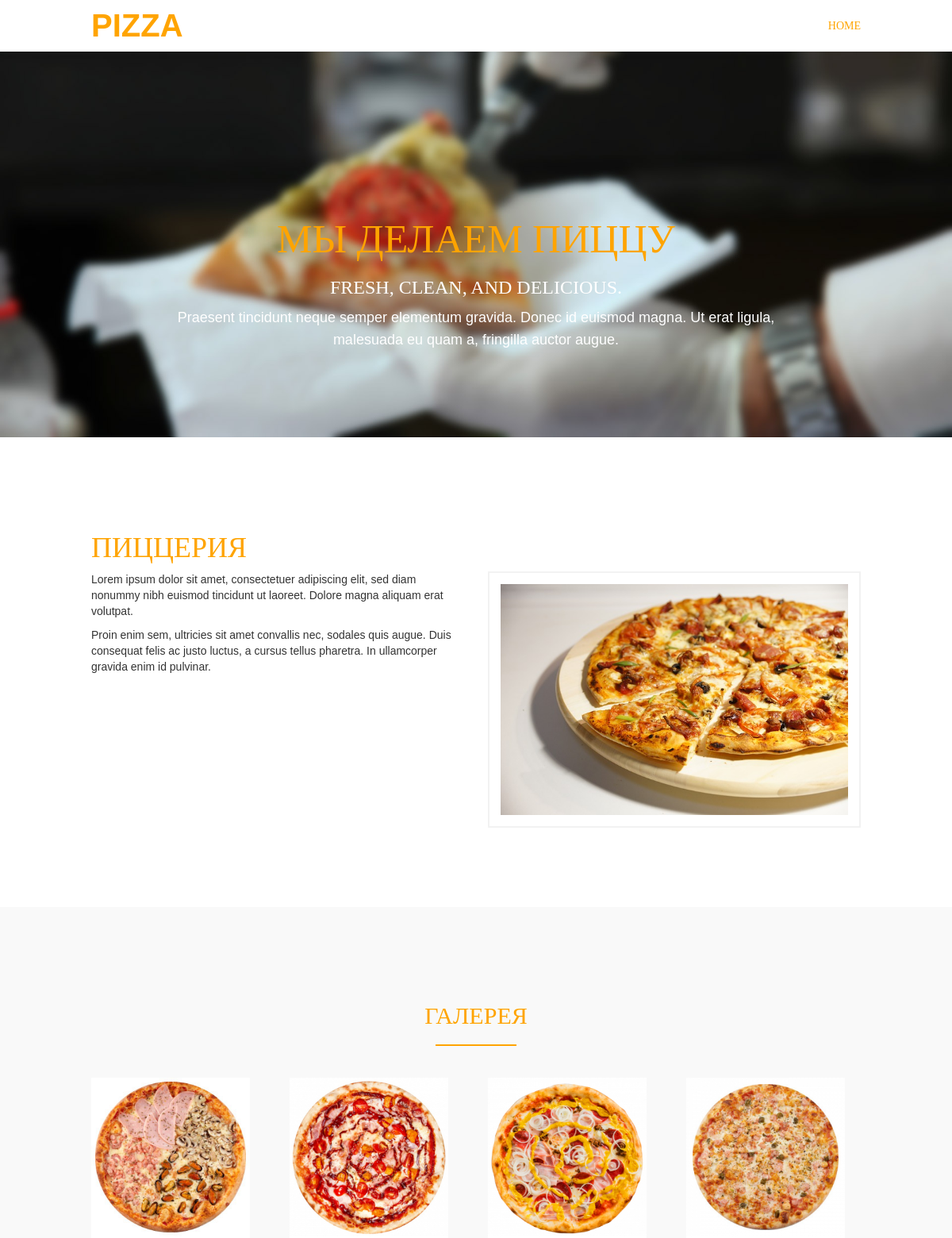
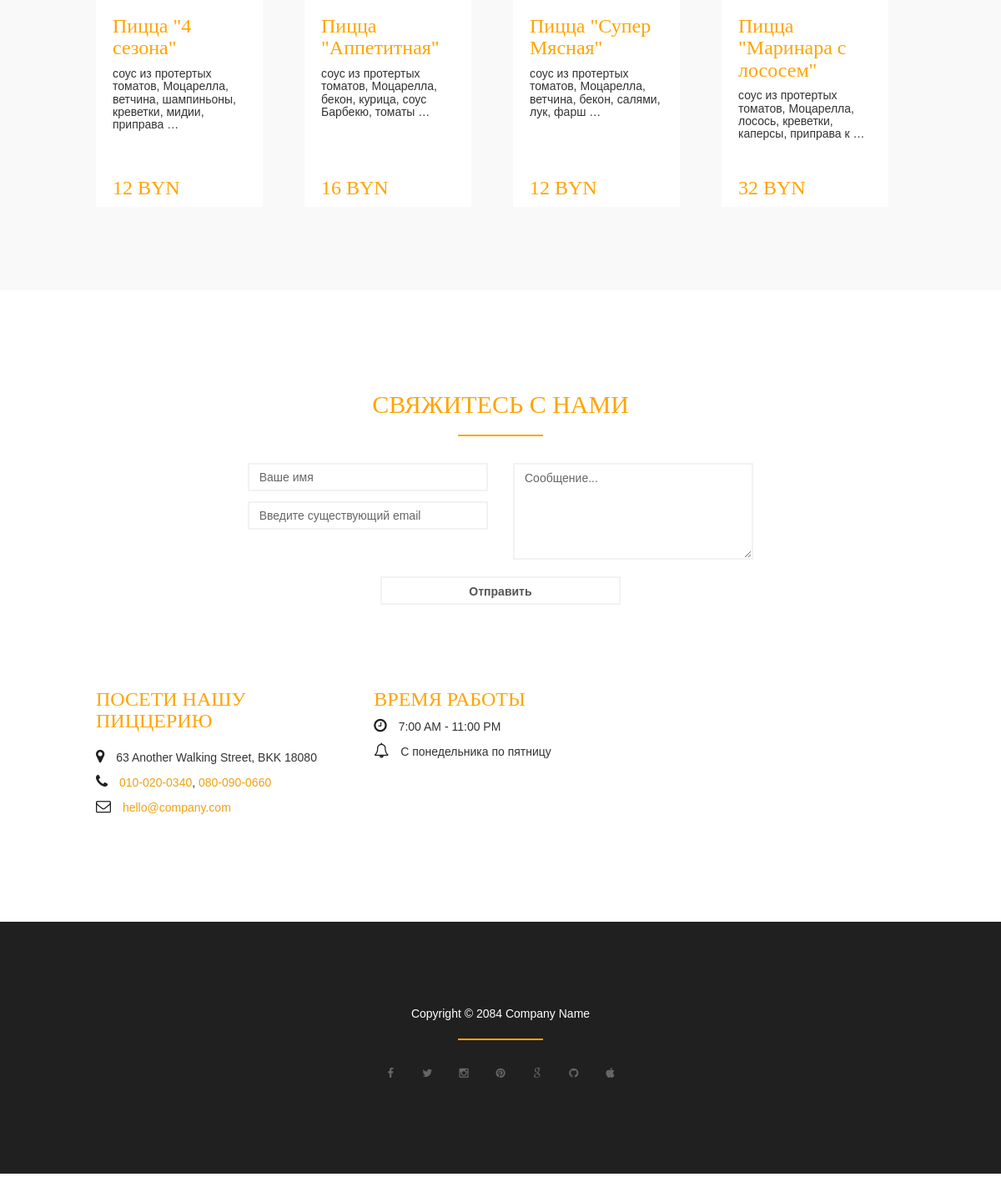
The page / on the database its author committed (2 pictures, top to bottom).
### gallery/models.py (models this page shows, shortened)
class Pizza(models.Model):
    slug = models.SlugField(max_length=255, verbose_name='url', unique=True)
    title = models.CharField(max_length=250)
    description = models.TextField()
    price = models.IntegerField()
    image = models.ImageField(upload_to='pizza/photos/%Y/%m/%d/', verbose_name='Фото', blank=True)
    def get_absolute_url(self):
        return reverse('details', kwargs={"slug": self.slug})  # построение ссылки

### gallery/views.py (the view, shortened to what this page needs)
# urls.py: path('', views.MenuView.as_view(), name='index'),
class MenuView(FormMixin, ListView):
    template_name = 'index.html'
    model = Pizza
    context_object_name = 'all_pizza'
    paginate_by = 4
    form_class = ContactForm

### gallery/forms.py
class ContactForm(forms.Form):
    user_name = forms.CharField(label='Имя',
                                widget=forms.TextInput(attrs={'class': 'form-control', "placeholder": "Ваше имя"}))
    email = forms.EmailField(widget=forms.EmailInput(
        attrs={
            "class": "form-control",
            "placeholder": "Введите существующий email"
        }))
    content = forms.CharField(label='Текст', widget=forms.Textarea(
        attrs={'class': 'form-control', "rows": 5, "placeholder": "Сообщение..."}))

### gallery/templates/index.html (shortened to what this page needs)
{% extends 'base.html' %}
{% load static %}
{% block content %}
<body id="home" data-spy="scroll" data-target=".navbar-collapse">
<div class="flexslider">
    <ul class="slides">
        <li>
            <img src="{% static 'images/slider-img1.jpg' %}" alt="Pizza Image 1">
            <div class="flex-caption">
                <h2 class="slider-title">Мы делаем пиццу</h2>
                <h3 class="slider-subtitle">Fresh, clean, and delicious.</h3>
                <p class="slider-description">Praesent tincidunt neque semper elementum gravida. Donec id euismod magna.
                    Ut erat ligula, malesuada eu quam a, fringilla auctor augue.</p>
            </div>
        </li>
    </ul>
</div>
<section id="about" class="templatemo-section templatemo-top-130">
    <div class="container">
        <div class="row">
            <div class="col-lg-12 col-md-12 col-sm-12 col-xs-12">
                <h1 class="text-uppercase">Пиццерия</h1>
            </div>
            <div class="col-md-6 col-sm-6">
                <p>Lorem ipsum dolor sit amet, consectetuer adipiscing elit, sed diam nonummy nibh euismod tincidunt ut
                    laoreet. Dolore magna aliquam erat volutpat.</p>
                <p>Proin enim sem, ultricies sit amet convallis nec, sodales quis augue. Duis consequat felis ac justo
                    luctus, a cursus tellus pharetra. In ullamcorper gravida enim id pulvinar.</p>
            </div>
            <div class="col-md-6 col-sm-6">
                <img src="{% static 'images/gallery-img1.jpg' %}" class="img-responsive img-bordered img-about"
                     alt="about img">
            </div>
        </div>
    </div>
</section>
<section id="gallery" class="templatemo-section templatemo-light-gray-bg">
    <div class="container">
        <div class="row">
            <div class="col-md-12">
                <h2 class="text-center text-uppercase">Галерея</h2>
                <hr>
            </div>
            {% for i in all_pizza %}
            <div class="col-md-3 col-sm-3">
                <div class="gallery-wrapper" style="width: 200px; height: 450px">
                    <img src="{{i.image.url}}" class="img-responsive gallery-img" alt="Pizza 1">
                    <div class="gallery-des">
                        <h3><a href="{{ i.get_absolute_url }}" style="color:#ffa400">{{i.title}}</a></h3>
                        <h5>{{ i.description|truncatewords_html:10|safe }}</h5>
                        <div style="position: absolute;
                                    bottom: 0;">
                            <h3>{{ i.price }} BYN</h3>
                        </div>
                    </div>
                </div>
            </div>
            {% endfor %}
        </div>
    </div>
</section>
<section id="contact" class="templatemo-section">
    <div class="container">
        <div class="row">
            <div class="col-md-12">
                <h2 class="text-uppercase text-center">Свяжитесь с нами</h2>
                <hr>
            </div>
            <div class="col-md-2"></div>
            <div class="col-md-8">
                <form method="post">
                    <div class="col-md-6 col-sm-6">
                        <div> {{ form.user_name }}</div>
                        <div> {{ form.email }}</div>
                    </div>
                    <div class="col-md-6 col-sm-6">
                        <div> {{ form.content }}</div>
                    </div>
                    <div class="col-md-offset-3 col-md-6 col-sm-offset-3 col-sm-6">
                        <input name="submit" type="submit" class="form-control" id="submit" value="Отправить">
                    </div>
                </form>
            </div>
            <div class="col-md-2"></div>
            <div class="col-md-4 col-sm-4">
                <h3 class="padding-bottom-10 text-uppercase">Посети нашу пиццерию</h3>
                <p><i class="fa fa-map-marker contact-fa"></i> 63 Another Walking Street, BKK 18080</p>
                <p>
                    <i class="fa fa-phone contact-fa"></i>
                    <a href="tel:010-020-0340" class="contact-link">010-020-0340</a>,
                    <a href="tel:080-090-0660" class="contact-link">080-090-0660</a>
                </p>
                <p><i class="fa fa-envelope-o contact-fa"></i>
                    <a href="mailto:hello@company.com" class="contact-link">hello@company.com</a></p>
            </div>
            <div class="col-md-4 col-sm-4">
                <h3 class="text-uppercase">Время работы</h3>
                <p><i class="fa fa-clock-o contact-fa"></i> 7:00 AM - 11:00 PM</p>
                <p><i class="fa fa-bell-o contact-fa"></i> С понедельника по пятницу</p>
            </div>
            <div class="col-md-4 col-sm-4">
                <div class="google_map">
                    <div id="map-canvas" class="map"></div>
                </div>
            </div>
        </div>
    </div>
</section>
</body>
{% endblock %}

### templates/base.html (shortened to what this page needs)
<!DOCTYPE html>
{% load static %}
<html lang="ru">
<head>
    <link rel="stylesheet" href="{% static 'css/bootstrap.min.css' %}">
    <link rel="stylesheet" href="{% static 'css/font-awesome.min.css' %}">
    <link rel="stylesheet" href="{% static 'css/templatemo-style.css' %}">
</head>
{% include 'inc/_nav.html' %}
<div>{% block content %} {% endblock %}</div>
{% include 'inc/_sidebar.html' %}

### gallery/templates/inc/_nav.html (shortened to what this page needs)
<div class="navbar navbar-default navbar-fixed-top" role="navigation">
    <div class="container">
        <div class="navbar-header">
            <a href="{% url 'index' %}" class="navbar-brand smoothScroll"><strong>PIZZA</strong></a>
        </div>
        <div class="collapse navbar-collapse">
            <ul class="nav navbar-nav navbar-right">
                <li><a href="{% url 'index' %}" class="smoothScroll">HOME</a></li>
            </ul>
        </div>
    </div>
</div>

### gallery/templates/inc/_sidebar.html
<footer>
    <div class="container">
        <div class="row">
            <div class="col-md-12">
                <p>Copyright &copy; 2084 Company Name</p>
                <hr>
                <ul class="social-icon">
                    <li><a href="#" class="fa fa-facebook"></a></li>
                    <li><a href="#" class="fa fa-twitter"></a></li>
                    <li><a href="#" class="fa fa-instagram"></a></li>
                    <li><a href="#" class="fa fa-pinterest"></a></li>
                    <li><a href="#" class="fa fa-google"></a></li>
                    <li><a href="#" class="fa fa-github"></a></li>
                    <li><a href="#" class="fa fa-apple"></a></li>
                </ul>
            </div>
        </div>
    </div>
</footer>

### Pizza/static/css/templatemo-style.css (style rules this page uses)
body { font-family: 'Signika', sans-serif; font-weight: 400; position: relative; }
h1,h2, h3, h4, .navbar-default .navbar-nav li a, .navbar-default .navbar-nav>li>a:focus { color: #ffa400; font-family: 'Chewy', cursive; font-weight: 400; }
hr { border: 1px solid #ffa400; width: 100px; }
img { max-width: 100%; height: auto; }
@media (min-width: 768px) { .container { width: 700px; } }
@media (min-width: 992px) { .container { width: 900px; } }
@media (min-width: 1200px) { .container { width: 1000px; } }
.templatemo-section { padding-top: 100px; padding-bottom: 100px; position: relative; }
.navbar-default { background: #ffffff; border: none; -webkit-box-shadow: 0 2px 8px 0 rgba(50, 50, 50, 0.08); box-shadow: 0 2px 8px 0 rgba(50, 50, 50, 0.08); margin: 0; padding: 0; }
.navbar-default .navbar-brand { color: #ffa400; font-size: 40px; line-height: 35px; }
.navbar-default .navbar-nav li a { line-height: 35px; }
.flexslider { margin-top: 114px; width: 100%; max-width: 100%; min-width: 100%; overflow: hidden; }
.flex-caption { position: absolute; top: 39%; width: 100%; text-align: center; z-index: 999; color: white; }
.slider-title { font-size: 50px; }
.slider-subtitle { color: #ffffff; }
.slider-title, .slider-subtitle { text-transform: uppercase; }
.slider-description { font-size: 18px; line-height: 28px; padding-left: 200px; padding-right: 200px; }
.flexslider { margin: 0; position: relative; zoom: 1; }
.flexslider .slides { zoom: 1; }
.flexslider { padding: 65px 0 0 0; }
.flexslider .slides > li { display: none; -webkit-backface-visibility: hidden; }
.flexslider .slides img { width: 100%; display: block; }
.slides:after { content: "\0020"; display: block; clear: both; visibility: hidden; line-height: 0; height: 0; }
.slides, .flex-control-nav, .flex-direction-nav { margin: 0; padding: 0; list-style: none; }
.padding-bottom-10 { padding-bottom: 10px; }
.img-bordered { border: 2px solid #f2f2f2; padding: 14px; }
.templatemo-light-gray-bg { background: #f9f9f9; }
.gallery-wrapper { background: #ffffff; margin-top: 20px; -webkit-transition: all 0.4s ease-in-out; transition: all 0.4s ease-in-out; }
.gallery-des { padding: 0 20px 14px 20px; }
.gallery-img { margin: 0 auto; }
.map { height: 200px; }
.contact-fa { color: #202020; font-size: 18px; padding-right: 10px; }
.contact-link { color: #F0A00E; }
.form-control { border: 2px solid #f2f2f2; border-radius: 0; -webkit-box-shadow: none; box-shadow: none; margin-top: 12px; -webkit-transition: all 0.4s ease-in-out; transition: all 0.4s ease-in-out; }
input { height: 50px; }
input[type="submit"] { font-weight: bold; margin-bottom: 80px; margin-top: 20px; }
footer { background: #202020; border-bottom: 10px solid #ffffff; color: #ffffff; text-align: center; padding-top: 100px; padding-bottom: 100px; }
.social-icon { position: relative; padding: 0; margin: 0; }
.social-icon li { display: inline-block; list-style: none; }
.social-icon li a { color: #666; font-size: 13px; text-decoration: none; -webkit-transition: all 0.4s ease-in-out; transition: all 0.4s ease-in-out; width: 40px; height: 40px; line-height: 40px; text-align: center; }

### rows shown on the page
Pizza: image (picture), title "Пицца \"4 сезона\"", description "соус из протертых томатов, Моцарелла, ветчина, шампиньоны, креветки, мидии, приправа …", price "12"
Pizza: image (picture), title "Пицца \"Аппетитная\"", description "соус из протертых томатов, Моцарелла, бекон, курица, соус Барбекю, томаты …", price "16"
Pizza: image (picture), title "Пицца \"Супер Мясная\"", description "соус из протертых томатов, Моцарелла, ветчина, бекон, салями, лук, фарш …", price "12"
Pizza: image (picture), title "Пицца \"Маринара с лососем\"", description "соус из протертых томатов, Моцарелла, лосось, креветки, каперсы, приправа к …", price "32"
